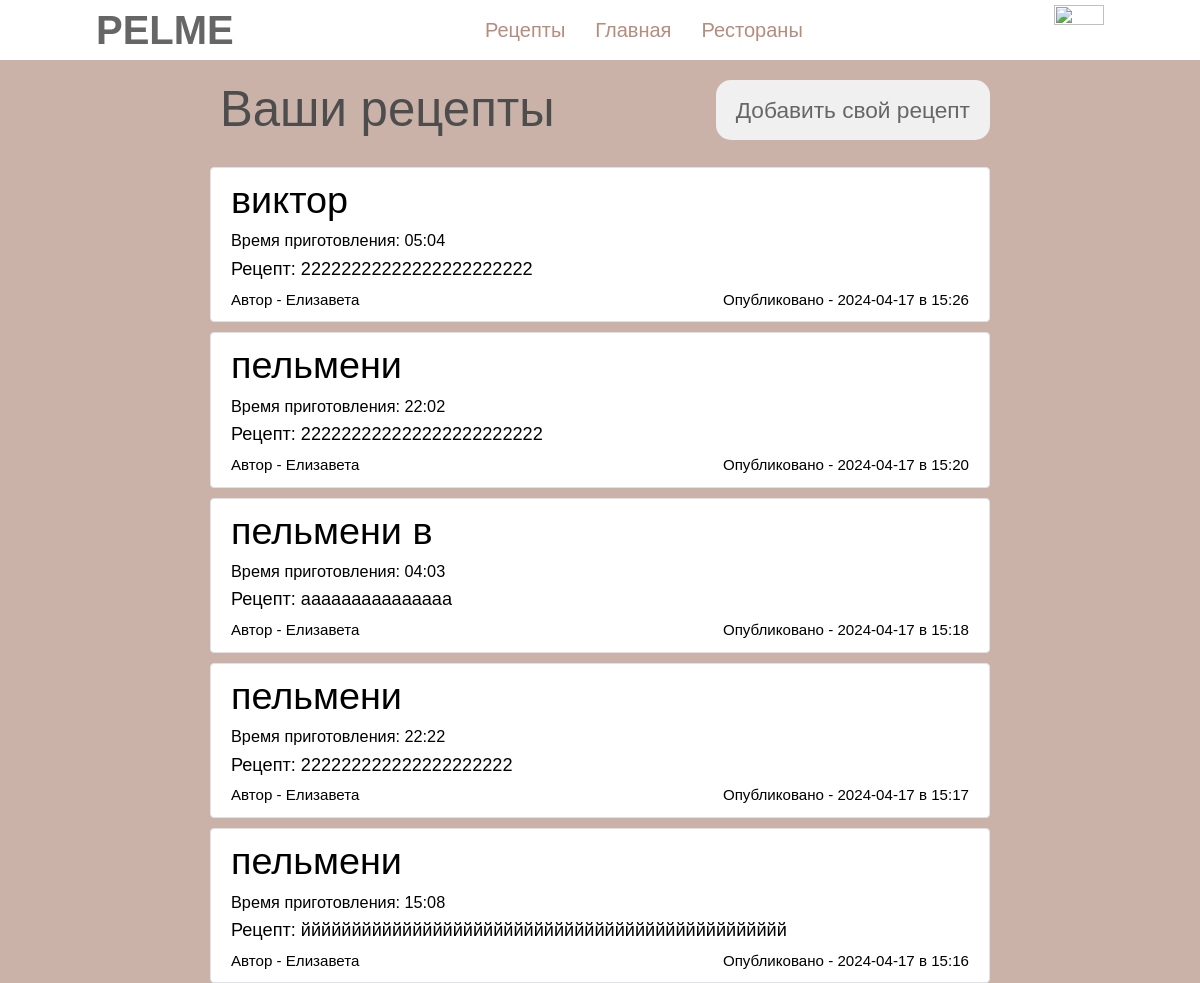
/my_recipes (signed in), run on the app's committed database.
### data/recipes.py (models this page shows)
class Recipes(SqlAlchemyBase):
    __tablename__ = 'recipes'
    id = sqlalchemy.Column(sqlalchemy.Integer, primary_key=True, autoincrement=True)
    name = sqlalchemy.Column(sqlalchemy.String, nullable=True)
    text = sqlalchemy.Column(sqlalchemy.String, nullable=True)
    time = sqlalchemy.Column(sqlalchemy.String, nullable=True)
    photo = sqlalchemy.Column(sqlalchemy.String, nullable=True)
    users_likes = sqlalchemy.Column(sqlalchemy.String, nullable=True)
    modified_date = sqlalchemy.Column(sqlalchemy.DateTime, default=datetime.datetime.now)
    is_private = sqlalchemy.Column(sqlalchemy.Boolean, default=True)
    user_id = sqlalchemy.Column(sqlalchemy.Integer, sqlalchemy.ForeignKey("users.id"))
    user = orm.relationship('User')

### data/users.py (models this page shows, shortened)
class User(SqlAlchemyBase, UserMixin):
    __tablename__ = 'users'
    id = sqlalchemy.Column(sqlalchemy.Integer, primary_key=True, autoincrement=True)
    name = sqlalchemy.Column(sqlalchemy.String, nullable=True)
    surname = sqlalchemy.Column(sqlalchemy.String, nullable=True)
    email = sqlalchemy.Column(sqlalchemy.String, unique=True, nullable=True)
    hashed_password = sqlalchemy.Column(sqlalchemy.String, nullable=True)
    modified_date = sqlalchemy.Column(sqlalchemy.DateTime, default=datetime.datetime.now)
    recipes = orm.relationship("Recipes", back_populates='user')

### main.py (the view)
@app.route('/my_recipes')
@login_required
def my_recipes():
    db_sess = db_session.create_session()
    recipes = db_sess.query(Recipes).filter(Recipes.user_id == current_user.id).order_by(Recipes.modified_date.desc()).all()
    return render_template('recipes.html', recipes=recipes, add_recipes=True)

### data/db_session.py (called while the page is built)
def create_session() -> Session:
    global __factory
    return __factory()

### main.py (called while the page is built)
@login_manager.user_loader
def load_user(user_id):
    db_sess = db_session.create_session()
    return db_sess.query(User).get(user_id)

### templates/recipes.html (shortened to what this page needs)
{% extends "base.html" %}
{% block content %}
<link rel="stylesheet" href="static/css/recipes.css">
    <div class="cols">
        {% if current_user.is_authenticated and add_recipes %}
            <div class="title-button">
                <h1 class="title-my-recipes">Ваши рецепты</h1>
                <button class="btn-add-rec" type="button" onclick="location.href='create_recipes'">Добавить свой
                    рецепт</button>
            </div>
        {% else %}
            <div class="empty"></div>
        {% endif %}
        {% for item in recipes %}
        <form action="/read_recipe" method="post">
            <button type="submit" name="submit" class="col col-md6 border rounded">
                <div class="fields">
                    <h1 class="name">{{ item.name }}</h1>
                    <h6 class="time">Время приготовления: {{ item.time }}</h6>
                    <h6 class="recipe">Рецепт: {{ item.text[:70] }}</h6>
                </div>
                <div class="author-date">
                    <div class="author">Автор - {{ item.user.name }}</div>
                    <div class="date">
                        Опубликовано - {{ item.modified_date.date() }} в {{ item.modified_date.hour }}:{{ item.modified_date.minute }}
                    </div>
                </div>
            </button>
        </form>
        {% endfor %}
    </div>
{% endblock %}

### templates/base.html (shortened to what this page needs)
<!doctype html>
<html lang="en">
<head>
    <link rel="stylesheet"
          href="https://stackpath.bootstrapcdn.com/bootstrap/4.4.1/css/bootstrap.min.css"
>
    <link rel="stylesheet" href="static/css/base.css">
</head>
<body>
    <header>
      <a href="#" class="logo">PELME</a>
     <nav>
         <ul>
             <li><a href="recipes">Рецепты</a></li>
             <li><a href="/">Главная</a></li>
             <li><a href="restaurants">Рестораны</a></li>
         </ul>
     </nav>
    {% if current_user.is_authenticated %}
     <div class="avatar">
      <li><img class="img-avatar" src="https://cdn.icon-icons.com/icons2/1812/PNG/512/4213460-account-avatar-head-person-profile-user_115386.png">
      </li>
     </div>
   {% else %}
    <div class="buttons">
        <button class="btn-regist" type="button" onclick="location.href='regist'">Регистрация</button>
        <button class="btn-come" type="button" onclick="location.href='login'">Войти</button>
    </div>
   {% endif %}
   </header>
<main>
    {% block content %}{% endblock %}
</main>
</body>
</html>

### static/css/base.css (style rules this page uses)
* { margin: 0; padding: 0; box-sizing: border-box; font-family: sans-serif; list-style: none; text-decoration: none; background-color: #cbb2a8; }
header { background-color: #ffffff; position: fixed; top: 0; left: 0; right: 0; display: flex; justify-content: space-between; align-items: center; padding: 0 8%; z-index: 10; }
header .logo { font-size: 40px; font-weight: 900; color: #666666; transition: .5s; }
header nav ul li { background-color: #ffffff; position: relative; float: left; top: 0; }
header nav ul li a { padding: 15px; color: #b58c7d; font-size: 20px; display: block; }
.avatar { background-color: #ffffff; width: 50px; height: 50px; }
.img-avatar { background-color: #ffffff; width: 100%; height: 100%; }
nav { background-color: #ffffff; }

### static/css/recipes.css (style rules this page uses)
.title-button { display: flex; font-weight: 200; font-size: 0.4cm; justify-content: space-between; margin-top: 10px; }
.btn-add-rec { background-color: #f0f0f0; padding: 10px 20px; height: 60px; outline: none; border: none; border-radius: 15px; cursor: pointer; position: relative; color: #666666; font-weight: 400; font-size: 0.6cm; top: 70px; }
.title-my-recipes { color: #4d4d4d; margin-top: 70px; font-weight: 10; margin-left: 10px; font-size: 1.3cm; }
.cols { width: 65%; margin: 0 auto; }
.col { padding: 10px 20px; background-color: #ffffff; top: 20px; margin-bottom: 10px; outline: none; }
.fields { background-color: #ffffff; text-align: left; }
.name { font-weight: 500; font-size: 1cm; background-color: #ffffff; }
.time { font-weight: 400; font-size: 0.43cm; background-color: #ffffff; }
.recipe { font-weight: 400; font-size: 0.48cm; background-color: #ffffff; }
.author-date { display: flex; font-weight: 200; font-size: 0.4cm; justify-content: space-between; background-color: #ffffff; }
.author, .date, .entrance { background-color: #ffffff; }

### data on the page
Recipes: name "виктор", time "05:04", text "22222222222222222222222", user.name "Елизавета", modified_date "2024-04-17", modified_date.hour "15", modified_date.minute "26"
Recipes: name "пельмени", time "22:02", text "222222222222222222222222", user.name "Елизавета", modified_date "2024-04-17", modified_date.hour "15", modified_date.minute "20"
Recipes: name "пельмени в", time "04:03", text "ааааааааааааааа", user.name "Елизавета", modified_date "2024-04-17", modified_date.hour "15", modified_date.minute "18"
Recipes: name "пельмени", time "22:22", text "222222222222222222222", user.name "Елизавета", modified_date "2024-04-17", modified_date.hour "15", modified_date.minute "17"
Recipes: name "пельмени", time "15:08", text "йййййййййййййййййййййййййййййййййййййййййййййййй", user.name "Елизавета", modified_date "2024-04-17", modified_date.hour "15", modified_date.minute "16"
